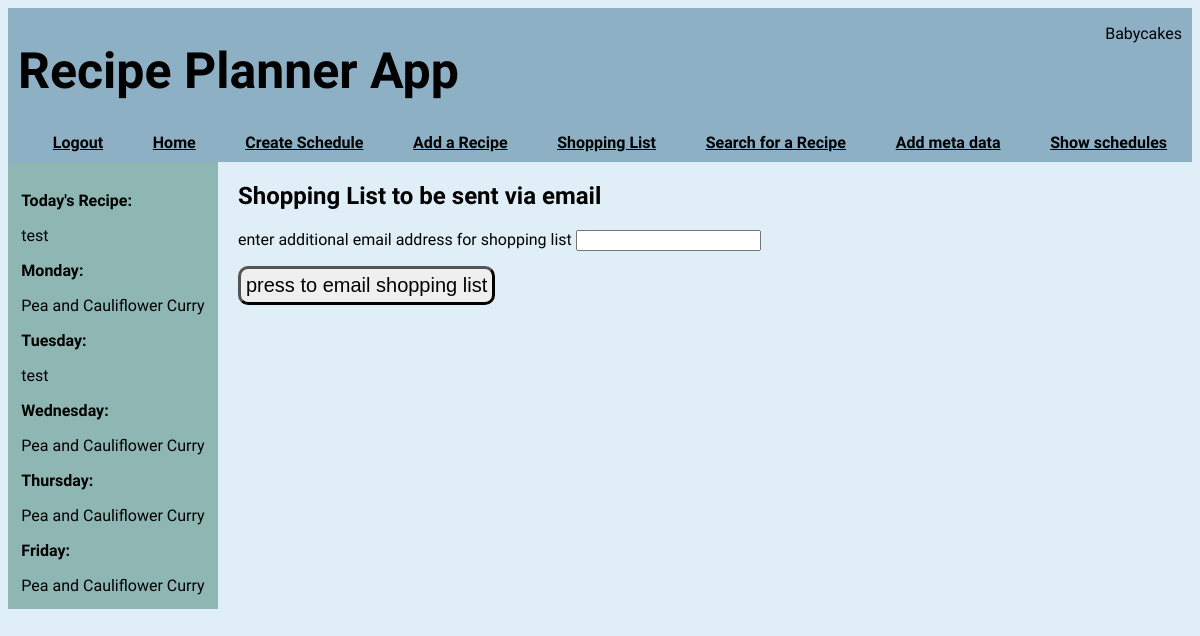
Page /post_shopping_list (signed in) on the committed database.
### application/models.py (models this page shows, shortened)
class User(db.Model, UserMixin):
    id = db.Column(db.Integer, primary_key=True)
    username = db.Column(db.String(64), index=True, unique=True)
    email = db.Column(db.String(120), index=True, unique=True)
    password_hash = db.Column(db.String(128))

class Recipes(db.Model):
    id = db.Column(db.Integer, primary_key=True)
    recipe_name = db.Column(db.String(100), nullable=False)
    recipe_description = db.Column(db.String(500))
    cuisine_id = db.Column(db.Integer, db.ForeignKey('cuisine.id'))
    quantity = db.relationship('Quantity', backref="recipes")
    method = db.relationship('Method', backref='mrecipes')

### application/routes.py (the view)
@app.route('/post_shopping_list', methods = ['GET', 'POST'])
@login_required
def post_shopping_list():
    if check_for_schedule():
        sidebar = {
        "week" : get_weekly_recipes(),
        "recipe_of_the_day" : get_recipe_of_the_day(),
        "day" : what_day_is_it(),
        "user" : current_user.username,
        "shopping_list" : create_shopping_list(),
        }
    else:
        sidebar = False
    form = PostShoppingListForm()
    if request.method == "POST":
        gmail_user = "recipeapp909@gmail.com"
        gmail_password = os.environ['GMAIL']
        print(os.environ['GMAIL'])
        sent_from = gmail_user
        email_input = form.email.data
        to = [current_user.email, email_input]
        subject = 'Ingredient list for weekly recipes'
        body =  "Weekly Shopping List\n\n"
        for ingredient in sidebar["shopping_list"]:
            body += f"{ingredient[0]} {ingredient[1]} {ingredient[2]}\n"
        email_text= "from:{}\nto:{}\nsubject:{}\n{}".format(sent_from, ",".join(to),subject,body)
        try:
            smtp_server = smtplib.SMTP_SSL("smtp.gmail.com",465)
            smtp_server.ehlo()
            smtp_server.login(gmail_user,gmail_password)
            smtp_server.sendmail(sent_from,to,email_text)
            smtp_server.close()
            message = "Email sent Successfully"
        except Exception as ex:
            message = f"Something went wrong..... +{ex}"
        return render_template("post_shopping_list.html", sidebar = sidebar, form=form, message=message)
    else:
        return render_template("post_shopping_list.html", sidebar = sidebar, form=form)

### application/forms.py
class PostShoppingListForm(FlaskForm):
    email = EmailField("enter additional email address for shopping list")
    submit = SubmitField("press to email shopping list")

### application/models.py (called while the page is built)
@login.user_loader
def load_user(id):
    return User.query.get(int(id))

### application/routes.py (called while the page is built)
def get_recipe_for_day(day_number, week_n):
    if current_user.is_authenticated:
        id = Schedule.query.filter_by(day_of_the_week = day_number, user_id = current_user.id, sched_no = week_n).first()
        if id is not None:
            day_recipe = Recipes.query.filter_by(id = id.recipe_id).first()
            return day_recipe
        else:
            return Recipes.query.filter_by(id = 1).first()

def get_weekly_recipes():
    week, week2 = [], []
    for num in range(5):
         week.append(get_recipe_for_day(num, 1))
    for num in range(5):
         week2.append(get_recipe_for_day(num, 2))
    return (week, week2)

def check_for_schedule():
    if Schedule.query.filter_by(user_id = current_user.id, sched_no = 1).first() is None:
        return False
    return True

def get_recipe_of_the_day():
    if datetime.today().weekday() == 5 or datetime.today().weekday() == 6:
        recipe_of_the_day = "It's the weekend, do your own thing"
    else:
        recipe_of_the_day = Recipes.query.filter_by(id = Schedule.query.filter_by(day_of_the_week = datetime.today().weekday(), user_id = current_user.id, sched_no = 1).first().recipe_id).first().recipe_name
    return recipe_of_the_day

def what_day_is_it():
    day = date.today()
    day = calendar.day_name[day.weekday()]
    return day

### application/templates/post_shopping_list.html (shortened to what this page needs)
{% extends 'layout.html'%}
{% block body %}
<form method="POST">
    {% if message %}
    <h1>{{ message }}</h1>
    {% else %}
    <h2>
        Shopping List to be sent via email
    </h2>
    <div class="'field">
        {{form.email.label}} {{form.email}}
    </div>
    {{ form.submit }}
    {% endif %}
</form>
{% endblock body %}

### application/templates/layout.html (shortened to what this page needs)
<!DOCTYPE html>
<html lang="en">
<head>
    <link href="../static/format.css" rel="stylesheet">
</head>
<body style="font-family: Source Sans Pro, sans-serif">
    <div class="header" >
        <div style="display:flex; justify-content: space-between;">
            <h1 style="color:rgb(0, 0, 0); font-size:50px; margin-left: 10px"> Recipe Planner App</h1>
            <p style="align-self:right; margin-right: 10px;">{{ current_user.username }}</p>
        </div>
        <div id = "links">
            {% if current_user.is_anonymous %}
            <a href="{{ url_for('login') }}">Login</a>
            {% else %}
            <a href="{{ url_for('logout') }}">Logout</a>
            {% endif %}
            <a href="{{ url_for('index') }}">Home</a>
            <a href="{{ url_for('create_weekly_schedule') }}"> Create Schedule</a>
            <a href="{{ url_for('add_recipe') }}">Add a Recipe</a>
            <a href="{{ url_for('amend_shopping_list') }}">Shopping List</a>
            <a href="{{ url_for('search_recipes') }}">Search for a Recipe</a>
            <a href="{{ url_for('add_meta') }}">Add meta data</a>
            <a href="{{ url_for('show_schedule') }}">Show schedules</a>
        </div>
    </div>
    <div class="container">
        <div id="left">
            {% if sidebar != False %}
            <p><b>Today's Recipe:</b></p>
            {{ sidebar.recipe_of_the_day }}
            <p><b>Monday:</b></p>
            {{ sidebar.week[0][0].recipe_name }}
            <p><b>Tuesday:</b></p>
            {{ sidebar.week[0][1].recipe_name }}
            <p><b>Wednesday:</b></p>
            {{ sidebar.week[0][2].recipe_name }}
            <p><b>Thursday:</b></p>
            {{ sidebar.week[0][3].recipe_name }}
            <p><b>Friday:</b></p>
            {{ sidebar.week[0][4].recipe_name }}
            {% else %}
            <p>No Schedule Set</p>
            {% endif %}
        </div>
        <div id="center">
            {% block body %}
            {% endblock body %}
        </div>
    </div>
</body>
</html>

### application/static/format.css (style rules this page uses)
html { background-color: #e0eff7; }
.header { background-color:#8db0c5; width:100%; margin: 0 auto }
#links { text-align: center; display: flex; justify-content: space-around; color:white; padding-bottom: 10px; padding-left: 20px; font-weight: bold; }
#center { padding-left: 20px; }
#submit_cuisine, #submit_recipes, #submit { padding: 5px; font-size: 20px; border-radius: 10px; border-width: 3px;margin-top: 15px; }
.container { display: flex; width : 100%; }
#left { max-width: 40%; padding: 10pt; background-color: #8eb6b3; }

### application/templates/layout.html (style rules this page uses)
a { color:rgb(0, 0, 0) }

### rows in the picture
User: username "Babycakes"
Recipes: recipe_of_the_day "test", recipe_name "test"
Recipes: recipe_name "Pea and Cauliflower Curry"
